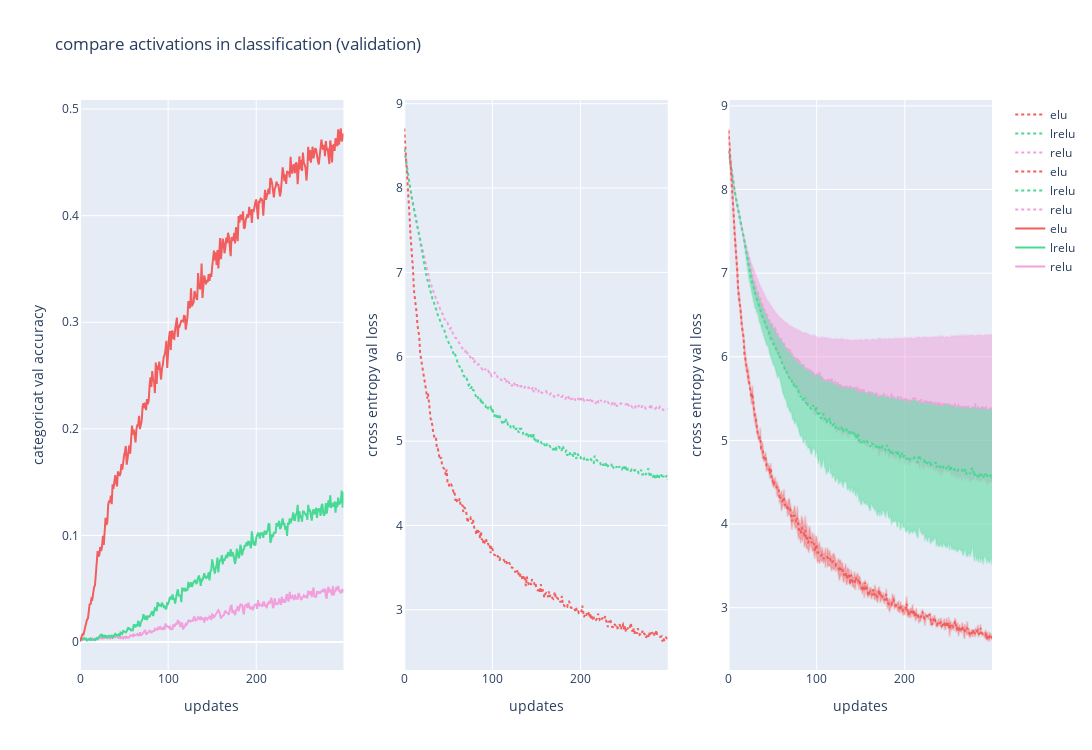

Notebook code cell kept with this figure:
### Code cell
fig = make_subplots(rows=1, cols=3)

fig.add_trace(go.Scatter(x=x_,
                         y=test_2_acc['relu val acc'],
                         line=dict(color='rgb(242, 160, 220)'),
                         mode='lines',
                         name='relu'
                         ),
              row=1, col=1
              )

fig.add_trace(go.Scatter(x=x_,
                         y=test_2_acc['lrelu val acc'],
                         line=dict(color='rgb(72, 217, 149)'),
                         mode='lines',
                         name='lrelu'
                         ),
              row=1, col=1
              )

fig.add_trace(go.Scatter(x=x_,
                         y=test_2_acc['elu val acc'],
                         line=dict(color='rgb(242, 94, 94)'),
                         mode='lines',
                         name='elu'
                         ),
              row=1, col=1
              )

fig.add_trace(go.Scatter(x=x_,
                         y=test_2_loss['relu val loss'],
                         line=dict(color='rgb(242, 160, 220)', dash='dot'),
                         mode='lines',
                         name='relu'
                         ),
              row=1, col=2
              )

fig.add_trace(go.Scatter(x=x_,
                         y=test_2_loss['lrelu val loss'],
                         line=dict(color='rgb(72, 217, 149)', dash='dot'),
                         mode='lines',
                         name='lrelu'
                         ),
              row=1, col=2
              )

fig.add_trace(go.Scatter(x=x_,
                         y=test_2_loss['elu val loss'],
                         line=dict(color='rgb(242, 94, 94)', dash='dot'),
                         mode='lines',
                         name='elu'
                         ),
              row=1, col=2
              )

fig.add_trace(go.Scatter(x=x_,
                         y=test_2_loss['relu val loss'] + test_2_loss_std['relu val loss'],
                         fill=None,
                         mode='lines',
                         line_color='rgba(242, 160, 220,0.2)',
                         hoverinfo="skip",
                         showlegend=False),
              row=1, col=3
              )

fig.add_trace(go.Scatter(x=x_,
                         y=test_2_loss['relu val loss'] - test_2_loss_std['relu val loss'],
                         fill='tonexty',  # fill area between trace0 and trace1
                         mode='lines',
                         line_color='rgba(242, 160, 220,0.2)',
                         hoverinfo="skip",
                         showlegend=False),
              row=1, col=3
              )

fig.add_trace(go.Scatter(x=x_,
                         y=test_2_loss['relu val loss'],
                         line=dict(color='rgb(242, 160, 220)', dash='dot'),
                         mode='lines',
                         name='relu'
                         ),
              row=1, col=3
              )

fig.add_trace(go.Scatter(x=x_,
                         y=test_2_loss['lrelu val loss'] - test_2_loss_std['lrelu val loss'],
                         fill='tonexty',  # fill area between trace0 and trace1
                         mode='lines',
                         line_color='rgba(72, 217, 149,0.2)',
                         hoverinfo="skip",
                         showlegend=False),
              row=1, col=3
              )

fig.add_trace(go.Scatter(x=x_,
                         y=test_2_loss['lrelu val loss'],
                         line=dict(color='rgb(72, 217, 149)', dash='dot'),
                         mode='lines',
                         name='lrelu'
                         ),
              row=1, col=3
              )

fig.add_trace(go.Scatter(x=x_,
                         y=test_2_loss['elu val loss'] + test_2_loss_std['elu val loss'],
                         fill=None,
                         mode='lines',
                         line_color='rgba(242, 94, 94, 0.2)',
                         hoverinfo="skip",
                         showlegend=False),
              row=1, col=3
              )

fig.add_trace(go.Scatter(x=x_,
                         y=test_2_loss['elu val loss'] - test_2_loss_std['elu val loss'],
                         fill='tonexty',  # fill area between trace0 and trace1
                         mode='lines',
                         line_color='rgba(242, 94, 94, 0.2)',
                         hoverinfo="skip",
                         showlegend=False),
              row=1, col=3
              )

fig.add_trace(go.Scatter(x=x_,
                         y=test_2_loss['elu val loss'],
                         line=dict(color='rgb(242, 94, 94)', dash='dot'),
                         mode='lines',
                         name='elu'
                         ),
              row=1, col=3
              )

fig.update_layout(height=750, width=3600, title_text="compare activations in classification (validation)")

fig.update_xaxes(title_text="updates", row=1, col=1)
fig.update_xaxes(title_text="updates", row=1, col=2)
fig.update_xaxes(title_text="updates", row=1, col=3)
fig.update_yaxes(title_text="categoricat val accuracy", row=1, col=1)
fig.update_yaxes(title_text="cross entropy val loss", row=1, col=2)
fig.update_yaxes(title_text="cross entropy val loss", row=1, col=3)

fig.write_html('../../../images/activation/elus/test-2-activation-comp-2.html')
fig.write_image('../../../images/activation/elus/test-2-activation-comp-2.jpg')

fig.show()

### Figure 1 — Plotly figure (JSON) as saved in the notebook; plotly's stock layout.template omitted (floating-point values rounded to 4 significant figures; data arrays with more than 128 entries replaced by an {"elided": "..."} marker saying what was removed)
{"data": [{"line": {"color": "rgb(242, 160, 220)"}, "mode": "lines", "name": "relu", "x": {"elided": "300 int values"}, "y": {"elided": "300 float values"}, "type": "scatter", "xaxis": "x", "yaxis": "y"}, {"line": {"color": "rgb(72, 217, 149)"}, "mode": "lines", "name": "lrelu", "x": {"elided": "300 int values"}, "y": {"elided": "300 float values"}, "type": "scatter", "xaxis": "x", "yaxis": "y"}, {"line": {"color": "rgb(242, 94, 94)"}, "mode": "lines", "name": "elu", "x": {"elided": "300 int values"}, "y": {"elided": "300 float values"}, "type": "scatter", "xaxis": "x", "yaxis": "y"}, {"line": {"color": "rgb(242, 160, 220)", "dash": "dot"}, "mode": "lines", "name": "relu", "x": {"elided": "300 int values"}, "y": {"elided": "300 float values"}, "type": "scatter", "xaxis": "x2", "yaxis": "y2"}, {"line": {"color": "rgb(72, 217, 149)", "dash": "dot"}, "mode": "lines", "name": "lrelu", "x": {"elided": "300 int values"}, "y": {"elided": "300 float values"}, "type": "scatter", "xaxis": "x2", "yaxis": "y2"}, {"line": {"color": "rgb(242, 94, 94)", "dash": "dot"}, "mode": "lines", "name": "elu", "x": {"elided": "300 int values"}, "y": {"elided": "300 float values"}, "type": "scatter", "xaxis": "x2", "yaxis": "y2"}, {"hoverinfo": "skip", "line": {"color": "rgba(242, 160, 220,0.2)"}, "mode": "lines", "showlegend": false, "x": {"elided": "300 int values"}, "y": {"elided": "300 float values"}, "type": "scatter", "xaxis": "x3", "yaxis": "y3"}, {"fill": "tonexty", "hoverinfo": "skip", "line": {"color": "rgba(242, 160, 220,0.2)"}, "mode": "lines", "showlegend": false, "x": {"elided": "300 int values"}, "y": {"elided": "300 float values"}, "type": "scatter", "xaxis": "x3", "yaxis": "y3"}, {"line": {"color": "rgb(242, 160, 220)", "dash": "dot"}, "mode": "lines", "name": "relu", "x": {"elided": "300 int values"}, "y": {"elided": "300 float values"}, "type": "scatter", "xaxis": "x3", "yaxis": "y3"}, {"fill": "tonexty", "hoverinfo": "skip", "line": {"color": "rgba(72, 217, 149,0.2)"}, "mode": "lines", "showlegend": false, "x": {"elided": "300 int values"}, "y": {"elided": "300 float values"}, "type": "scatter", "xaxis": "x3", "yaxis": "y3"}, {"line": {"color": "rgb(72, 217, 149)", "dash": "dot"}, "mode": "lines", "name": "lrelu", "x": {"elided": "300 int values"}, "y": {"elided": "300 float values"}, "type": "scatter", "xaxis": "x3", "yaxis": "y3"}, {"hoverinfo": "skip", "line": {"color": "rgba(242, 94, 94, 0.2)"}, "mode": "lines", "showlegend": false, "x": {"elided": "300 int values"}, "y": {"elided": "300 float values"}, "type": "scatter", "xaxis": "x3", "yaxis": "y3"}, {"fill": "tonexty", "hoverinfo": "skip", "line": {"color": "rgba(242, 94, 94, 0.2)"}, "mode": "lines", "showlegend": false, "x": {"elided": "300 int values"}, "y": {"elided": "300 float values"}, "type": "scatter", "xaxis": "x3", "yaxis": "y3"}, {"line": {"color": "rgb(242, 94, 94)", "dash": "dot"}, "mode": "lines", "name": "elu", "x": {"elided": "300 int values"}, "y": {"elided": "300 float values"}, "type": "scatter", "xaxis": "x3", "yaxis": "y3"}], "layout": {"xaxis": {"anchor": "y", "domain": [0.0, 0.2889], "title": {"text": "updates"}}, "yaxis": {"anchor": "x", "domain": [0.0, 1.0], "title": {"text": "categoricat val accuracy"}}, "xaxis2": {"anchor": "y2", "domain": [0.3556, 0.6444], "title": {"text": "updates"}}, "yaxis2": {"anchor": "x2", "domain": [0.0, 1.0], "title": {"text": "cross entropy val loss"}}, "xaxis3": {"anchor": "y3", "domain": [0.7111, 1.0], "title": {"text": "updates"}}, "yaxis3": {"anchor": "x3", "domain": [0.0, 1.0], "title": {"text": "cross entropy val loss"}}, "title": {"text": "compare activations in classification (validation)"}, "height": 750, "width": 3600}}
